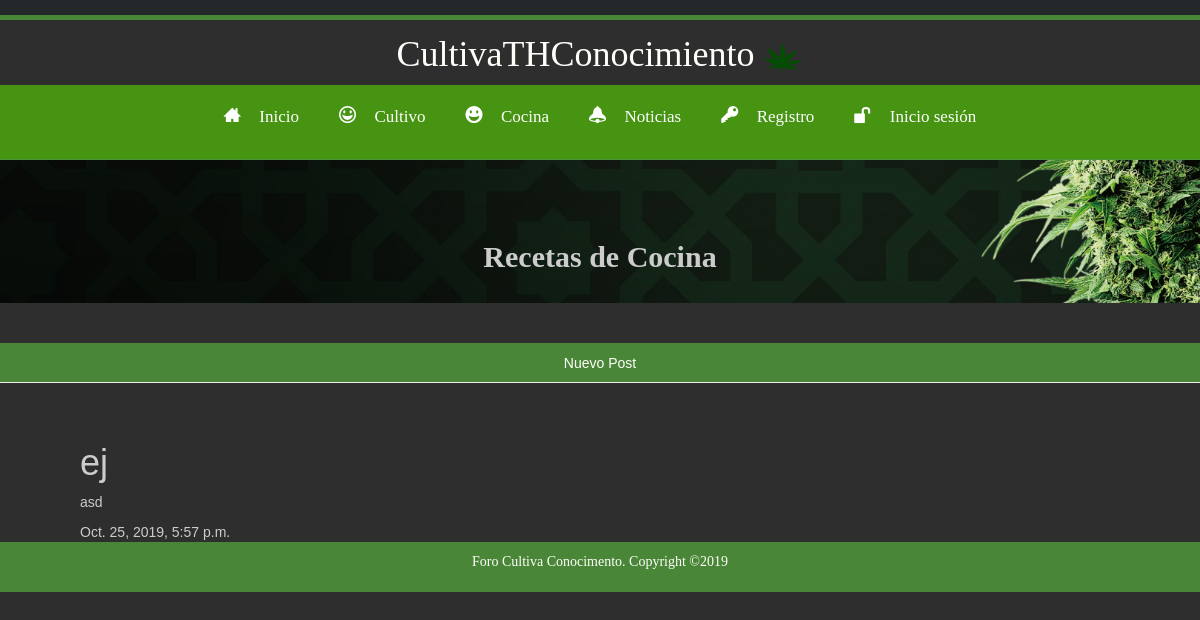
Screenshot of /post/3/ with the database file from the repository.
### Cocina/models.py (models this page shows, shortened)
class Post(models.Model):
    author = models.ForeignKey('auth.User', on_delete=models.CASCADE)
    title = models.CharField(max_length=200)
    text = models.TextField()
    created_date = models.DateTimeField(
            default=timezone.now)
    published_date = models.DateTimeField(
            blank=True, null=True)
    class Meta:
        permissions = (
            ('administrador',_('Es administrador')),
            ('usuario',_('Es usuario')),
        )

### Cocina/views.py (the view)
# urls.py: path('post/<int:pk>/', views.post_detail, name='post_detail'),
def post_detail(request, pk):
    post = get_object_or_404(Post, pk=pk)
    return render(request, 'Cocina/post_detail.html', {'post': post})

### Cocina/templates/Cocina/post_detail.html (shortened to what this page needs)
{% extends 'Cocina/Soporte.html' %} {% block content %}
<div class="post">
    <h1>{{ post.title }}</h1>
    <p>{{ post.text|linebreaksbr }}</p>
    {% if post.published_date %}
    <div class="date">
        {{ post.published_date }}
    </div>
    {% endif %}
</div>
{% endblock %} {% block barra_busqueda %} {% endblock barra_busqueda %}

### Cocina/static/CSS/estilococina.css (style rules this page uses)
* { margin: 0; padding: 0; }
body { background-image: url(../IMG/negro3.jpg); background-size: cover; background-attachment: fixed; width: 100%; font-family: 'fuente2'; }

### rows the page displays
Post: title "ej", text "asd", published_date "Oct. 25, 2019, 5:57 p.m."
